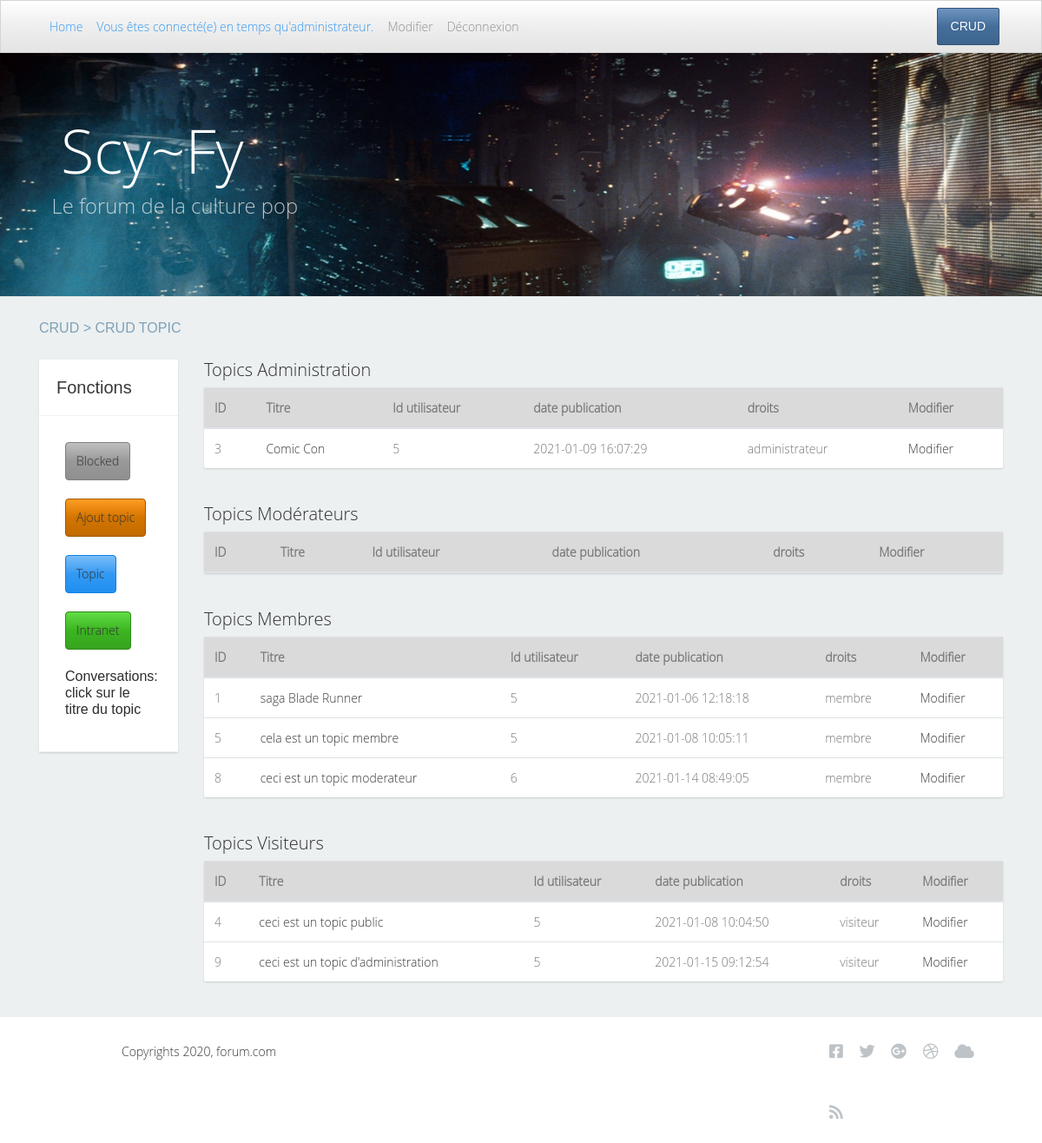
The app's page /topics/listTopics (signed in), older data.
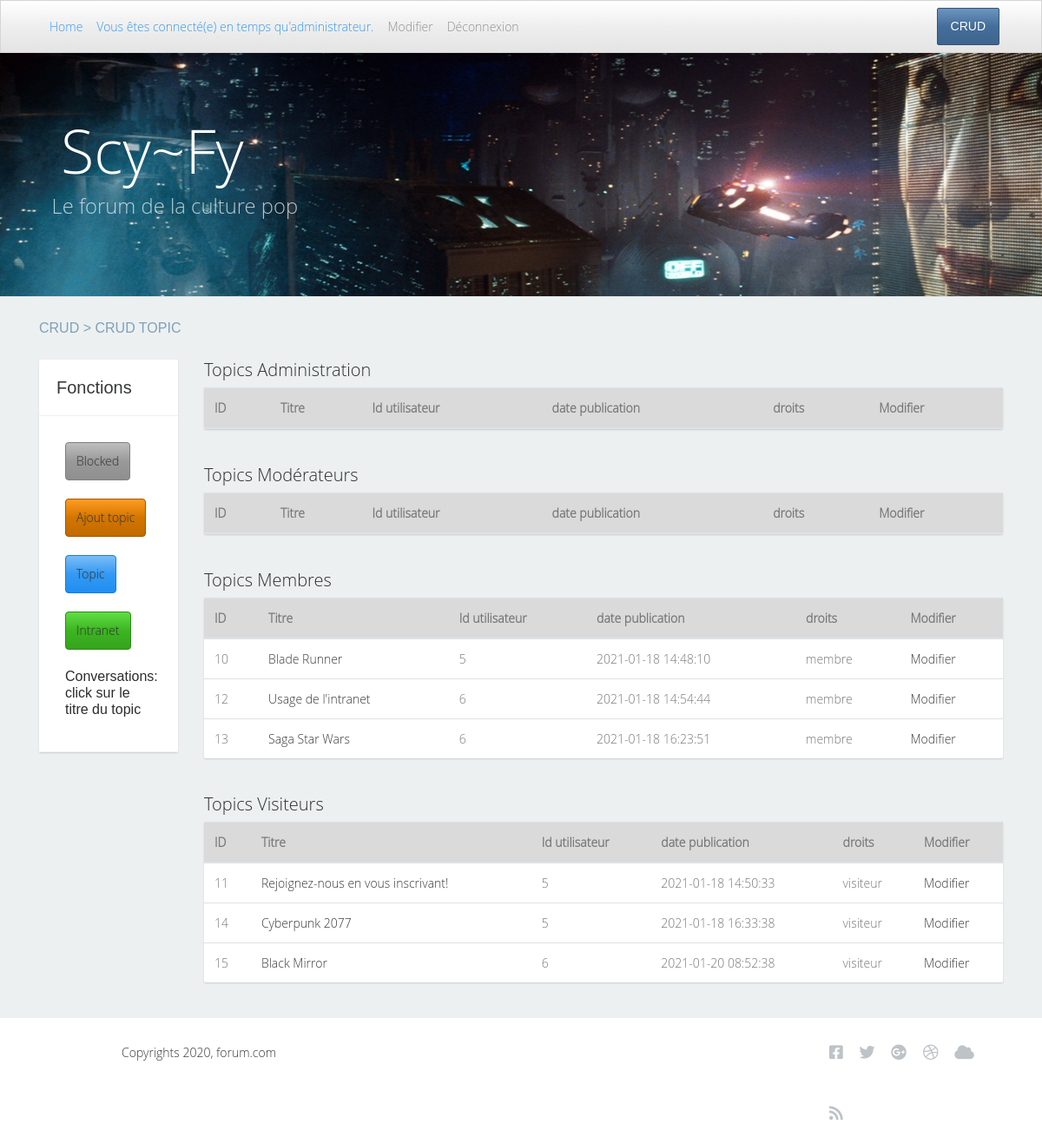
The same page, newer data.
### tables this page shows
CREATE TABLE `topic` (
  `id` int(11) NOT NULL,
  `titre` varchar(250) NOT NULL,
  `id_utilisateur` int(11) NOT NULL,
  `date_publication` datetime NOT NULL,
  `droits` varchar(250) NOT NULL
);

### controllers/Topics.php (called while the page is built, shortened)
<?php
class Topics extends Controller {
    public function __construct() {
        $this->topicModel = $this->model('Topic');
    }
    public function listTopics() {
        $topics = $this->topicModel->findAllTopics();
        $data = [
            'topics' => $topics
        ];
        $this->view('posts/topics/crudTopic', $data);
    }
}

### libraries/Database.php (called while the page is built, shortened)
<?php
    class Database {
        private $dbHost = 'localhost';
        private $dbUser ='root';
        private $dbPass = '';
        private $dbName = 'forum';
        private $statement;
        private $dbHandler;
        public function __construct() {
            $conn = 'mysql:host=' . $this->dbHost . ';dbname=' . $this->dbName;
            $options = array(
                PDO::ATTR_PERSISTENT => true,
                PDO::ATTR_ERRMODE => PDO::ERRMODE_EXCEPTION
            );
            try {
                $this->dbHandler = new PDO($conn, $this->dbUser, $this->dbPass, $options);
            } catch (PDOException $e) {
                $this->error = $e->getMessage();
                echo $this->error;
            }
        }
        public function query($sql) {
            $this->statement = $this->dbHandler->prepare($sql);
        }
        public function execute() {
            return $this->statement->execute();
        }
        public function resultSet() {
            $this->execute();
            return $this->statement->fetchAll(PDO::FETCH_OBJ);
        }
    }

### models/Topic.php (called while the page is built, shortened)
<?php
class Topic {
    private $db;
    public function __construct() {
        $this->db = new Database;
    }
    public function findAllTopics() {
        $this->db->query('SELECT * FROM topic ORDER BY date_publication ASC');
        $results = $this->db->resultSet();
        return $results;
    }
}

### views/posts/topics/crudTopic.php (the view, shortened to what the changed rows need)
<?php
   require ROOT . '/views/includes/head.php';
?>
 <body class="newaccountpage">
    <div class="container-fluid">
        <section class="content">
            <div class="container">
                <div class="row">
                    <div class="col-lg-10 col-md-10">
                        <div class="post">
                            <table class="table table-hover">
                                <thead>
                                    <tr class="table-active">
                                    <th scope="col">ID</th>
                                    <th scope="col">Titre</th>
                                    <th scope="col">Id utilisateur</th>
                                    <th scope="col">date publication</th>
                                    <th scope="col">droits</th>
                                    <th scope="col">Modifier</th>
                                    </tr>
                                </thead>
                                <tbody>
                                    <?php
                                    foreach($data['topics'] as $topic){
                                    if($topic->droits =='administrateur'){
                                        $id_topic= $topic->id;
                                    echo "<tr>";
                                    echo "<td>".$topic->id."</td>";
                                    echo '<td><a href="'.WWW_ROOT.'conversations/crudConversations/'.$id_topic.'">'.$topic->titre.'</a></td>';
                                    echo "<td>".$topic->id_utilisateur."</td>";
                                    echo "<td>".$topic->date_publication."</td>";
                                    echo "<td>".$topic->droits."</td>";
                                    echo '<td><a  href="'.WWW_ROOT .'topics/modify/'.$topic->id.'">
                                    Modifier</a></td>';
                                    echo "</tr>";
                                    }
                                    }
                                    ?>
                                </tbody>
                            </table>
                        </div>
                        <div class="post">
                            <table class="table table-hover">
                                <thead>
                                    <tr class="table-active">
                                    <th scope="col">ID</th>
                                    <th scope="col">Titre</th>
                                    <th scope="col">Id utilisateur</th>
                                    <th scope="col">date publication</th>
                                    <th scope="col">droits</th>
                                    <th scope="col">Modifier</th>
                                    </tr>
                                </thead>
                            </table>
                        </div>
                        <div class="post">
                            <table class="table table-hover">
                                <thead>
                                    <tr class="table-active">
                                    <th scope="col">ID</th>
                                    <th scope="col">Titre</th>
                                    <th scope="col">Id utilisateur</th>
                                    <th scope="col">date publication</th>
                                    <th scope="col">droits</th>
                                    <th scope="col">Modifier</th>
                                    </tr>
                                </thead>
                                <tbody>
                                <?php
                                foreach($data['topics'] as $topic){
                                if($topic->droits =='membre'){
                                    $id_topic= $topic->id;
                                    echo "<tr>";
                                    echo "<td>".$topic->id."</td>";
                                    echo '<td><a href="'.WWW_ROOT.'conversations/crudConversations/'.$id_topic.'">'.$topic->titre.'</a></td>';
                                    echo "<td>".$topic->id_utilisateur."</td>";
                                    echo "<td>".$topic->date_publication."</td>";
                                    echo "<td>".$topic->droits."</td>";
                                    echo '<td><a  href="'.WWW_ROOT .'topics/modify/'.$topic->id.'">
                                    Modifier</a></td>';
                                    echo "</tr>";
                                    }
                                }
                                ?>
                                </tbody>
                            </table>
                        </div>
                        <div class="post">
                            <table class="table table-hover">
                                <thead>
                                    <tr class="table-active">
                                    <th scope="col">ID</th>
                                    <th scope="col">Titre</th>
                                    <th scope="col">Id utilisateur</th>
                                    <th scope="col">date publication</th>
                                    <th scope="col">droits</th>
                                    <th scope="col">Modifier</th>
                                    </tr>
                                </thead>
                                <tbody>
                                <?php
                                foreach($data['topics'] as $topic){
                                if($topic->droits =='visiteur'){
                                    $id_topic= $topic->id;
                                    echo "<tr>";
                                    echo "<td>".$topic->id."</td>";
                                    echo '<td><a href="'.WWW_ROOT.'conversations/crudConversations/'.$id_topic.'">'.$topic->titre.'</a></td>';
                                    echo "<td>".$topic->id_utilisateur."</td>";
                                    echo "<td>".$topic->date_publication."</td>";
                                    echo "<td>".$topic->droits."</td>";
                                    echo '<td><a  href="'.WWW_ROOT .'topics/modify/'.$topic->id.'">
                                    Modifier</a></td>';
                                    echo "</tr>";
                                    }
                                }
                                ?>
                                </tbody>
                            </table>
                        </div>
                    </div>
                </div>
            </div>
        </section>
            <?php
            require ROOT . '/views/includes/footer.php';
            ?>

Row changes from the older to the newer data that the page shows:
removed topic: id "3", titre "Comic Con", id_utilisateur "5", date_publication "2021-01-09 16:07:29", droits "administrateur", shown under "Topics Administration"
removed topic: id "1", titre "saga Blade Runner", id_utilisateur "5", date_publication "2021-01-06 12:18:18", droits "membre", shown under "Topics Membres"
removed topic: id "5", titre "cela est un topic membre", id_utilisateur "5", date_publication "2021-01-08 10:05:11", droits "membre", shown under "Topics Membres"
removed topic: id "8", titre "ceci est un topic moderateur", id_utilisateur "6", date_publication "2021-01-14 08:49:05", droits "membre", shown under "Topics Membres"
removed topic: id "4", titre "ceci est un topic public", id_utilisateur "5", date_publication "2021-01-08 10:04:50", droits "visiteur", shown under "Topics Visiteurs"
removed topic: id "9", titre "ceci est un topic d'administration", id_utilisateur "5", date_publication "2021-01-15 09:12:54", droits "visiteur", shown under "Topics Visiteurs"
added topic: id "10", titre "Blade Runner", id_utilisateur "5", date_publication "2021-01-18 14:48:10", droits "membre", shown under "Topics Membres"
added topic: id "12", titre "Usage de l'intranet", id_utilisateur "6", date_publication "2021-01-18 14:54:44", droits "membre", shown under "Topics Membres"
added topic: id "13", titre "Saga Star Wars", id_utilisateur "6", date_publication "2021-01-18 16:23:51", droits "membre", shown under "Topics Membres"
added topic: id "11", titre "Rejoignez-nous en vous inscrivant!", id_utilisateur "5", date_publication "2021-01-18 14:50:33", droits "visiteur", shown under "Topics Visiteurs"
added topic: id "14", titre "Cyberpunk 2077", id_utilisateur "5", date_publication "2021-01-18 16:33:38", droits "visiteur", shown under "Topics Visiteurs"
added topic: id "15", titre "Black Mirror", id_utilisateur "6", date_publication "2021-01-20 08:52:38", droits "visiteur", shown under "Topics Visiteurs"
